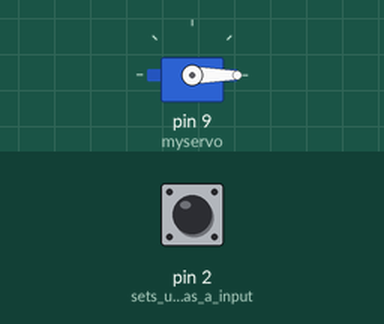
Simulated run of this sketch. Board: Arduino Uno, built with avr-gcc and run on an emulated ATmega328P. On the bench: servo. The inputs (shaded band) are chosen by the test bench; at power-on: pin 2 (sets_up_pin_10_as_a_input) LOW.

Above: at 1.5 s.
1.6 s: pin 2 (sets_up_pin_10_as_a_input) pulled HIGH for 1 s
At 1.75 s:
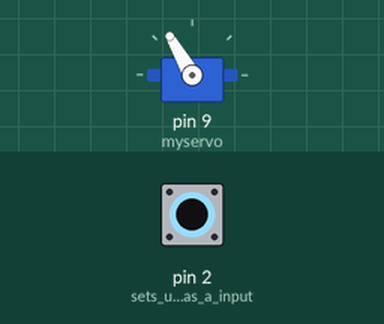
4.1 s: pin 2 (sets_up_pin_10_as_a_input) pulled HIGH for 3.2 s
At 7.7 s:
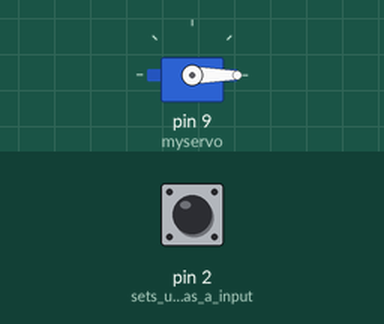
Timing chart, 0 to 9.2 s (numbered marks = the images above; inputs shaded):
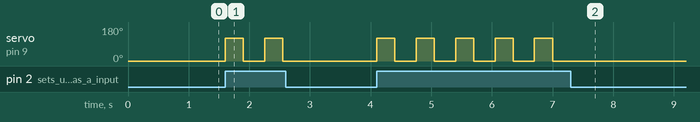

The sketch:

DnD_DiceRoller_V1.1.ino
```cpp
/*
Actuates a servo to throw a DnD dice of the users choice.
Switch on pin 2
Servo on pin 9 (9g hobby servo)
*/


#include <Servo.h>

Servo myservo;  // create servo object to control a servo

boolean trigger;  //true or false flag for if the switch was TRIGGERED, if not then no dice rollings


void setup() {
  myservo.attach(9);  // attaches the servo on pin 9 rto the servo object
  myservo.write(0);   //set to home
  delay(300);         //because mechanics are slower than electronics
  myservo.detach();   //stop the servo from burning up energy
  pinMode(2, INPUT); // sets up pin 10 as a input so we don't do a blowing
}

void loop() {
  trigger = digitalRead(2);
  if(trigger){
    fire();
  }
  delay(50);
}

void fire(){
   myservo.attach(9);               //begin burning up energy in the servo
   myservo.write(120);              // tell servo to go to position 120°
   delay(300);                      //because mechanics are slower than electronics
   myservo.write(0);                // tell servo to go to position 0°
   delay(300);                      //because mechanics are slower than electronics
   myservo.detach();                //stop the servo from burning up energy
}
```

Measured:
- after the input at 1.6 s, servo on pin 9 (myservo): alternates 120° for 0.30 s and 0° for 0.35 s, 4 changes in all, then stays 0°, starting at once
- after the input at 4.1 s, servo on pin 9 (myservo): alternates 120° for 0.30 s and 0° for 0.35 s, 10 changes in all, then stays 0°, starting at once
